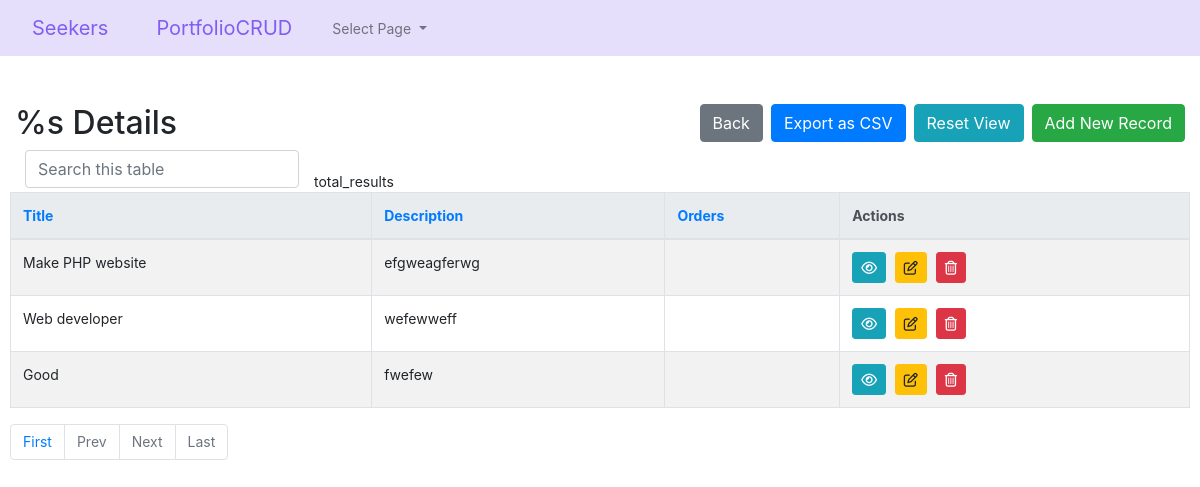
/user/InfoCRUD/services-index.php (signed in), run on the app's committed database.
### tables this page shows
CREATE TABLE `services` (
  `service_id` int(11) NOT NULL,
  `user_id` bigint(20) UNSIGNED DEFAULT NULL,
  `service_name` varchar(255) DEFAULT NULL,
  `service_description` text DEFAULT NULL,
  `service_taken` int(11) DEFAULT 0
);

### user/InfoCRUD/config.php (called while the page is built, shortened)
<?php
$no_of_records_per_page = '10';
$protocol               = (isset($_SERVER['HTTPS']) && $_SERVER['HTTPS'] == 'on') ? 'https' : 'http';
$domain                 = $protocol . '://' . $_SERVER['HTTP_HOST'];
?>

### user/InfoCRUD/services-index.php (the view, shortened to what this page needs)
<?php
require_once('config.php');
require_once('helpers.php');
$user_id = $_SESSION['user_id'];
$isCsvExport = isset($_GET['export']) && $_GET['export'] == 'csv';
$script = $_SERVER['SCRIPT_NAME'];
$parameters = $_GET ? $_SERVER['QUERY_STRING'] : "";
$currenturl = $domain . $script . '?' . $parameters;
if (isset($_GET['pageno'])) {
    $pageno = $_GET['pageno'];
} else {
    $pageno = 1;
}
$offset = ($pageno - 1) * $no_of_records_per_page;
$where_statement = " WHERE 1=1 ";
if (!empty($_GET['search'])) {
    $search = mysqli_real_escape_string($link, $_GET['search']);
    if (strpos('`services`.`service_id`, `services`.`service_name`, `services`.`service_description`, `services`.`service_taken`', ',')) {
        $where_statement .= " AND CONCAT_WS (`services`.`service_id`, `services`.`service_name`, `services`.`service_description`, `services`.`service_taken`) LIKE '%$search%'";
    } else {
        $where_statement .= " AND `services`.`service_id`, `services`.`service_name`, `services`.`service_description`, `services`.`service_taken` LIKE '%$search%'";
    }
} else {
    $search = "";
}
$sql = "SELECT services.*
FROM services
LEFT JOIN users AS user_idusers ON user_idusers.id = services.user_id
WHERE user_idusers.id = $user_id -- Replace $user_id with the actual user ID
GROUP BY services.service_id
ORDER BY service_id ASC
";
if (!$isCsvExport) {
    $sql .= " LIMIT $offset, $no_of_records_per_page";
}
$result = mysqli_query($link, $sql);
$count_pages = "SELECT COUNT(*) AS count
                FROM `services`
			LEFT JOIN `users` AS `user_idusers` ON `user_idusers`.`id` = `services`.`user_id`
                $where_statement";
?>
<!DOCTYPE html>
<html lang="en">
<head>
    <link rel="stylesheet" href="https://stackpath.bootstrapcdn.com/bootstrap/4.5.0/css/bootstrap.min.css"
>
</head>
<body>
    <?php require_once('navbar.php'); ?>
    <section class="pt-5">
        <div class="container-fluid">
            <div class="row">
                <div class="col-md-12">
                    <div class="page-header clearfix">
                        <h2 class="float-left">
                        </h2>
                        <a href="services-create.php" class="btn btn-success float-right">
                        </a>
                        <a href="services-index.php" class="btn btn-info float-right mr-2">
                        </a>
                        <a href="services-index.php?export=csv" class="btn btn-primary float-right mr-2">
                        </a>
                        <a href="javascript:history.back()" class="btn btn-secondary float-right mr-2">
                        </a>
                    </div>
                    <div class="form-row">
                        <form action="services-index.php" method="get">
                            <div class="col"> <input type="text" class="form-control"
                                    placeholder="<?php translate('Search this table') ?>" name="search"></div>
                        </form>
                        <br>
                        <?php
                        if ($result):
                            if (mysqli_num_rows($result) > 0):
                                $number_of_results = mysqli_fetch_assoc(mysqli_query($link, $count_pages))['count'];
                                $total_pages = ceil($number_of_results / $no_of_records_per_page);
                                ?>
                                <table class='table table-bordered table-striped'>
                                    <thead class='thead-light'>
                                        <tr>
                                            <?php
                                            $columnname = "service_name";
                                            $sort_link = isset($_GET["order"]) && $_GET["order"] == $columnname && $_GET["sort"] == "asc" ? "desc" : "asc";
                                            $sort_link = isset($_GET["order"]) && $_GET["order"] == $columnname && $_GET["sort"] == "desc" ? "asc" : $sort_link;
                                            echo "<th><a href=?search=$search&order=service_name&sort=" . $sort_link . ">Title</a></th>";
                                            $columnname = "service_description";
                                            $sort_link = isset($_GET["order"]) && $_GET["order"] == $columnname && $_GET["sort"] == "asc" ? "desc" : "asc";
                                            $sort_link = isset($_GET["order"]) && $_GET["order"] == $columnname && $_GET["sort"] == "desc" ? "asc" : $sort_link;
                                            echo "<th><a href=?search=$search&order=service_description&sort=" . $sort_link . ">Description</a></th>";
                                            $columnname = "service_taken";
                                            $sort_link = isset($_GET["order"]) && $_GET["order"] == $columnname && $_GET["sort"] == "asc" ? "desc" : "asc";
                                            $sort_link = isset($_GET["order"]) && $_GET["order"] == $columnname && $_GET["sort"] == "desc" ? "asc" : $sort_link;
                                            echo "<th><a href=?search=$search&order=service_taken&sort=" . $sort_link . ">Orders</a></th>";
                                            ?>
                                            <th>
                                            </th>
                                        </tr>
                                    </thead>
                                    <tbody>
                                        <?php while ($row = mysqli_fetch_array($result)): ?>
                                            <tr>
                                                <?php
                                                echo "<td>";
                                                echo nl2br(htmlspecialchars($row['service_name'] ?? ""));
                                                echo "</td>" . "\n\t\t\t\t\t\t\t\t\t\t\t\t";
                                                echo "<td>";
                                                echo nl2br(htmlspecialchars($row['service_description'] ?? ""));
                                                echo "</td>" . "\n\t\t\t\t\t\t\t\t\t\t\t\t";
                                                echo "<td>" . htmlspecialchars($row['service_taken'] ?? "") . "</td>";
                                                ?>
                                                <td>
                                                    <?php
                                                    $column_id = 'service_id';
                                                    if (!empty($column_id)): ?>
                                                        <a id='read-<?php echo $row['service_id']; ?>'
                                                            href='services-read.php?service_id=<?php echo $row['service_id']; ?>'
                                                            title='<?php echo addslashes(translate('View Record', false)); ?>'
                                                            data-toggle='tooltip' class='btn btn-sm btn-info'><i
                                                                class='far fa-eye'></i></a>
                                                        <a id='update-<?php echo $row['service_id']; ?>'
                                                            href='services-update.php?service_id=<?php echo $row['service_id']; ?>'
                                                            title='<?php echo addslashes(translate('Update Record', false)); ?>'
                                                            data-toggle='tooltip' class='btn btn-sm btn-warning'><i
                                                                class='far fa-edit'></i></a>
                                                        <a id='delete-<?php echo $row['service_id']; ?>'
                                                            href='services-delete.php?service_id=<?php echo $row['service_id']; ?>'
                                                            title='<?php echo addslashes(translate('Delete Record', false)); ?>'
                                                            data-toggle='tooltip' class='btn btn-sm btn-danger'><i
                                                                class='far fa-trash-alt'></i></a>
                                                    <?php else: ?>
                                                        <?php echo addslashes(translate('unsupported_no_pk')); ?>
                                                    <?php endif; ?>
                                                </td>
                                            </tr>
                                        <?php endwhile; ?>
                                    </tbody>
                                </table>
                                <ul class="pagination" align-right>
                                    <?php
                                    $new_url = preg_replace('/&?pageno=[^&]*/', '', $currenturl);
                                    ?>
                                    <li class="page-item"><a class="page-link" href="<?php echo $new_url . '&pageno=1' ?>">
                                        </a></li>
                                    <li class="page-item <?php if ($pageno <= 1) {
                                        echo 'disabled';
                                    } ?>">
                                        <a class="page-link"
                                            href="<?php if ($pageno <= 1) {
                                                echo '#';
                                            } else {
                                                echo $new_url . "&pageno=" . ($pageno - 1);
                                            } ?>">
                                        </a>
                                    </li>
                                    <li class="page-item <?php if ($pageno >= $total_pages) {
                                        echo 'disabled';
                                    } ?>">
                                        <a class="page-link"
                                            href="<?php if ($pageno >= $total_pages) {
                                                echo '#';
                                            } else {
                                                echo $new_url . "&pageno=" . ($pageno + 1);
                                            } ?>">
                                        </a>
                                    </li>
                                    <li class="page-item <?php if ($pageno >= $total_pages) {
                                        echo 'disabled';
                                    } ?>">
                                        <a class="page-item"><a class="page-link"
                                                href="<?php echo $new_url . '&pageno=' . $total_pages; ?>">
                                            </a>
                                    </li>
                                </ul>
                            <?php else: ?>
                                <p class='lead'><em>
                                        <?php translate('No records were found.') ?>
                                    </em></p>
                            <?php endif ?>
                        <?php endif ?>
                    </div>
                </div>
            </div>
    </section>
</body>
</html>

### user/InfoCRUD/services-index.php (style rules this page uses)
.page-header h2 { margin-top: 0; }
table tr td:last-child a { margin-right: 5px; }
body { font-size: 14px; }

### data on the page
services: service_name "Make PHP website", service_description "efgweagferwg"
services: service_name "Web developer", service_description "wefewweff"
services: service_name "Good", service_description "fwefew"

### other printed values
$key "Select Page %s Details Add New Record Reset View Export as CSV Back total_results Actions First Prev Next Last"
